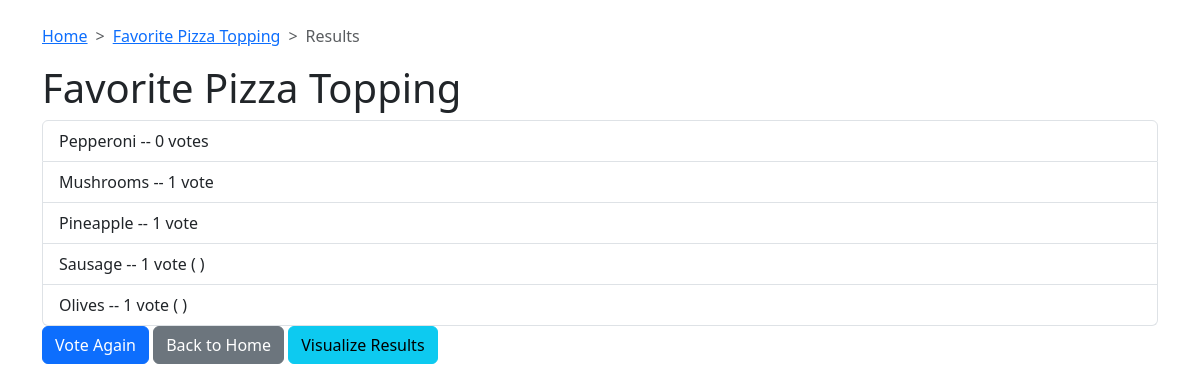
Page /polls/1/results/ on the committed database.
### polls/models.py (models this page shows, shortened)
class Question(models.Model):
    question_text = models.CharField(max_length=200)
    pub_date = models.DateTimeField('date published')
    voter = models.CharField(max_length=50, null=True, blank=True)
    is_multiple_choice = models.BooleanField(default=False)

class Choice(models.Model):
    question = models.ForeignKey(Question, on_delete=models.CASCADE)
    choice_text = models.CharField(max_length=200)
    votes = models.IntegerField(default=0)
    voters = models.ManyToManyField(User, blank=True)

### polls/views.py (the view)
# urls.py: path('<int:pk>/results/', views.ResultsView.as_view(), name='results'),
class ResultsView(generic.DetailView):
    model = Question
    template_name = 'polls/results.html'

### polls/templates/polls/results.html (shortened to what this page needs)
<head>
    {% load bootstrap5 %}
    {% bootstrap_css %}
</head>
<body>
    <br>
    <div class="container">
        <nav style="--bs-breadcrumb-divider: '>';" aria-label="breadcrumb">
            <ol class="breadcrumb">
              <li class="breadcrumb-item"><a href="http://127.0.0.1:8000/polls">Home</a></li>
              <li class="breadcrumb-item"><a href="{% url 'polls:detail' question.id %}">{{ question.question_text }}</a></li>
              <li class="breadcrumb-item active" aria-current="page">Results</li>
            </ol>
        </nav>
        <h1>{{ question.question_text }}</h1>
        <ul class="list-group">
            {% for choice in question.choice_set.all %}
                <li class="list-group-item">
                    {{ choice.choice_text }} -- {{ choice.votes }} vote{{ choice.votes|pluralize }}
                    {% if choice.voters.all %}
                        (
                        )
                    {% endif %}
                </li>
            {% endfor %}
        </ul>
        <button class="btn btn-primary" onclick="location.href='{% url 'polls:detail' question.id %}'">Vote Again</button>
        <button class="btn btn-secondary" onclick="location.href='{% url 'polls:index' %}'">Back to Home</button>
        <button class="btn btn-info" onclick="location.href='{% url 'polls:popup' question.id %}'">Visualize Results</button>
    </div>
</body>

### rows in the picture
Question: question_text "Favorite Pizza Topping"
Choice: choice_text "Pepperoni", votes "0"
Choice: choice_text "Mushrooms", votes "1"
Choice: choice_text "Pineapple", votes "1"
Choice: choice_text "Sausage", votes "1"
Choice: choice_text "Olives", votes "1"
